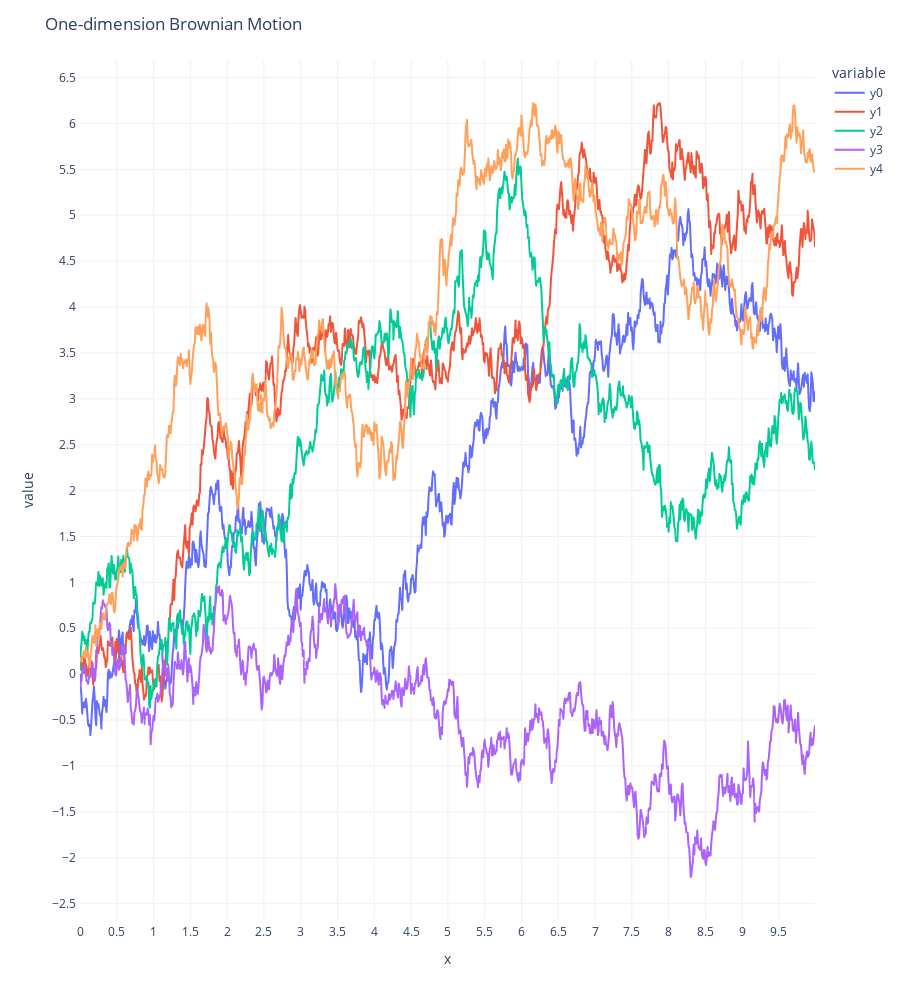

Notebook code cell kept with this figure:
### Markdown cell above
<h4>A Brownian Motion is based on a random process called Wiener Process in which, among its characteristics, values follow the Gaussian distribution, it is a continuous path, the increments are stationaory and indepoendent, and is time homogeneous</h4>

### Code cell
def simulate_1d_bm(nsteps=1000, t=0.01):
    steps = [ np.random.randn()*np.sqrt(t) for i in range(nsteps) ]
    y = np.cumsum(steps)
    x = [ t*i for i in range(nsteps) ]
    return x, y

nsims = 5
simulation_data = {}
for i in range(nsims):
    x, y = simulate_1d_bm()
    simulation_data['y{col}'.format(col=i)] = y
    simulation_data['x'] = x

ycols = [ 'y{col}'.format(col=i) for i in range(nsims) ]
fig = px.line(simulation_data, x='x', y=ycols)
fig.update_layout(
    title='One-dimension Brownian Motion'
)
pretty_plot(fig)
fig.show()

### Figure 1 — Plotly figure (JSON) as saved in the notebook; plotly's stock layout.template omitted (floating-point values rounded to 4 significant figures; data arrays with more than 128 entries replaced by an {"elided": "..."} marker saying what was removed)
{"data": [{"hovertemplate": "variable=y0<br>x=%{x}<br>value=%{y}<extra></extra>", "legendgroup": "y0", "line": {"color": "#636efa", "dash": "solid"}, "marker": {"symbol": "circle"}, "mode": "lines", "name": "y0", "showlegend": true, "type": "scattergl", "x": {"elided": "1000 float values"}, "xaxis": "x", "y": {"elided": "1000 float values"}, "yaxis": "y"}, {"hovertemplate": "variable=y1<br>x=%{x}<br>value=%{y}<extra></extra>", "legendgroup": "y1", "line": {"color": "#EF553B", "dash": "solid"}, "marker": {"symbol": "circle"}, "mode": "lines", "name": "y1", "showlegend": true, "type": "scattergl", "x": {"elided": "1000 float values"}, "xaxis": "x", "y": {"elided": "1000 float values"}, "yaxis": "y"}, {"hovertemplate": "variable=y2<br>x=%{x}<br>value=%{y}<extra></extra>", "legendgroup": "y2", "line": {"color": "#00cc96", "dash": "solid"}, "marker": {"symbol": "circle"}, "mode": "lines", "name": "y2", "showlegend": true, "type": "scattergl", "x": {"elided": "1000 float values"}, "xaxis": "x", "y": {"elided": "1000 float values"}, "yaxis": "y"}, {"hovertemplate": "variable=y3<br>x=%{x}<br>value=%{y}<extra></extra>", "legendgroup": "y3", "line": {"color": "#ab63fa", "dash": "solid"}, "marker": {"symbol": "circle"}, "mode": "lines", "name": "y3", "showlegend": true, "type": "scattergl", "x": {"elided": "1000 float values"}, "xaxis": "x", "y": {"elided": "1000 float values"}, "yaxis": "y"}, {"hovertemplate": "variable=y4<br>x=%{x}<br>value=%{y}<extra></extra>", "legendgroup": "y4", "line": {"color": "#FFA15A", "dash": "solid"}, "marker": {"symbol": "circle"}, "mode": "lines", "name": "y4", "showlegend": true, "type": "scattergl", "x": {"elided": "1000 float values"}, "xaxis": "x", "y": {"elided": "1000 float values"}, "yaxis": "y"}], "layout": {"height": 1000, "legend": {"title": {"text": "variable"}, "tracegroupgap": 0}, "margin": {"t": 60}, "paper_bgcolor": "rgba(0, 0, 0, 0)", "plot_bgcolor": "rgba(0, 0, 0, 0)", "title": {"text": "One-dimension Brownian Motion"}, "xaxis": {"anchor": "y", "domain": [0, 1], "gridcolor": "#f0f0f0", "gridwidth": 1, "linewidth": 2, "nticks": 30, "showgrid": true, "showline": true, "title": {"text": "x"}}, "yaxis": {"anchor": "x", "domain": [0, 1], "gridcolor": "#f0f0f0", "gridwidth": 1, "linewidth": 2, "nticks": 30, "showgrid": true, "showline": true, "tickformat": "none", "title": {"text": "value"}, "zeroline": true, "zerolinecolor": "#f0f0f0", "zerolinewidth": 1}}}
